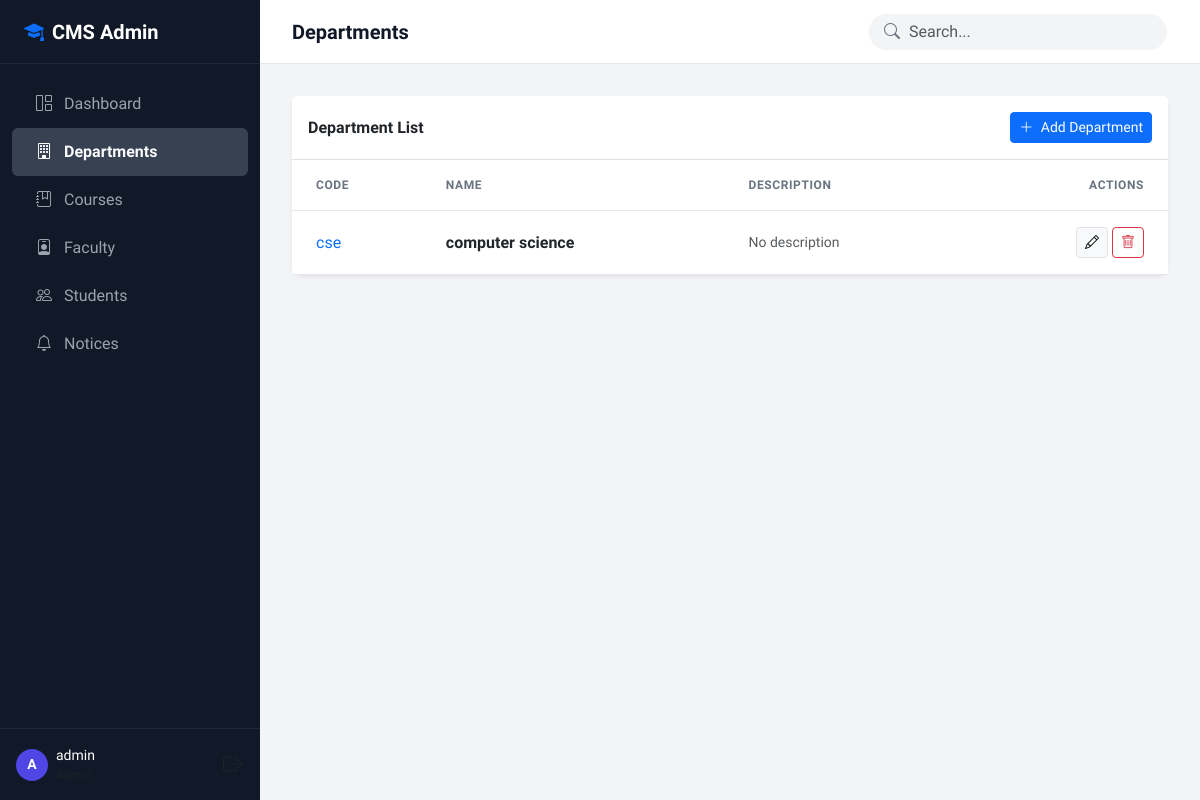
The app's page /departments/ (signed in) with its own data.
### app1/models.py (models this page shows, shortened)
class Department(models.Model):
    name = models.CharField(max_length=100)
    code = models.CharField(max_length=20, unique=True, default='')
    description = models.TextField(blank=True, null=True)

### app1/views.py (the view)
# urls.py: path('departments/', views.DepartmentListView.as_view(), name='department_list'),
class DepartmentListView(BaseListView):
    model = Department
    template_name = 'departments/list.html'
    context_object_name = 'departments'
    def get_queryset(self):
        query = self.request.GET.get('q')
        if query:
            return Department.objects.filter(Q(name__icontains=query) | Q(code__icontains=query))
        return Department.objects.all()

### templates/departments/list.html (shortened to what this page needs)
{% extends 'base.html' %}
{% block page_title %}Departments{% endblock %}
{% block content %}
<div class="card shadow-sm border-0">
    <div class="card-header bg-white border-bottom py-3 d-flex justify-content-between align-items-center">
        <h6 class="mb-0 fw-bold">Department List</h6>
        <a href="{% url 'department_add' %}" class="btn btn-primary btn-sm fw-medium">
            <i class="bi bi-plus-lg me-1"></i> Add Department
        </a>
    </div>
    <div class="card-body p-0">
        <div class="table-responsive">
            <table class="table table-hover align-middle mb-0">
                <thead class="bg-light">
                    <tr>
                        <th class="ps-4">Code</th>
                        <th>Name</th>
                        <th>Description</th>
                        <th class="text-end pe-4">Actions</th>
                    </tr>
                </thead>
                <tbody>
                    {% for dept in departments %}
                    <tr>
                        <td class="ps-4 fw-medium text-primary">{{ dept.code }}</td>
                        <td class="fw-bold">{{ dept.name }}</td>
                        <td class="text-muted small text-truncate" style="max-width: 200px;">{{ dept.description|default:"No description" }}</td>
                        <td class="text-end pe-4">
                            <a href="{% url 'department_edit' dept.pk %}" class="btn btn-sm btn-light border" title="Edit">
                                <i class="bi bi-pencil"></i>
                            </a>
                            <a href="{% url 'department_delete' dept.pk %}" class="btn btn-sm btn-outline-danger" title="Delete">
                                <i class="bi bi-trash"></i>
                            </a>
                        </td>
                    </tr>
                    {% endfor %}
                </tbody>
            </table>
        </div>
    </div>
</div>
{% endblock %}

### templates/base.html (shortened to what this page needs)
<!DOCTYPE html>
<html lang="en">
<head>
    <link href="https://cdn.jsdelivr.net/npm/bootstrap@5.3.0/dist/css/bootstrap.min.css" rel="stylesheet">
    <link rel="stylesheet" href="https://cdn.jsdelivr.net/npm/bootstrap-icons@1.11.1/font/bootstrap-icons.css">
</head>
<body>
    {% if user.is_authenticated %}
    <div id="sidebar">
        <div class="sidebar-brand">
            <i class="bi bi-mortarboard-fill me-2 text-primary"></i> CMS Admin
        </div>
        <div class="nav flex-column py-3 flex-grow-1">
            <a href="{% url 'dashboard' %}" class="nav-link {% if request.resolver_match.url_name == 'dashboard' %}active{% endif %}">
                <i class="bi bi-grid-1x2"></i> Dashboard
            </a>
            <a href="{% url 'department_list' %}" class="nav-link {% if 'department' in request.resolver_match.url_name %}active{% endif %}">
                <i class="bi bi-building"></i> Departments
            </a>
            <a href="{% url 'course_list' %}" class="nav-link {% if 'course' in request.resolver_match.url_name %}active{% endif %}">
                <i class="bi bi-journal-bookmark"></i> Courses
            </a>
            <a href="{% url 'faculty_list' %}" class="nav-link {% if 'faculty' in request.resolver_match.url_name %}active{% endif %}">
                <i class="bi bi-person-badge"></i> Faculty
            </a>
            <a href="{% url 'student_list' %}" class="nav-link {% if 'student' in request.resolver_match.url_name %}active{% endif %}">
                <i class="bi bi-people"></i> Students
            </a>
            <a href="{% url 'notice_list' %}" class="nav-link {% if 'notice' in request.resolver_match.url_name %}active{% endif %}">
                <i class="bi bi-bell"></i> Notices
            </a>
        </div>
        <div class="sidebar-footer">
            <div class="user-info">
                <div class="user-avatar">
                    {{ user.username|make_list|first|upper }}
                </div>
                <div class="d-flex flex-column">
                    <span class="text-white fw-medium small">{{ user.username }}</span>
                    <span class="small text-muted" style="font-size: 0.75rem;">Admin</span>
                </div>
            </div>
            <form action="{% url 'logout' %}" method="post" class="m-0">
                <button type="submit" class="btn btn-link text-muted p-0" title="Logout">
                    <i class="bi bi-box-arrow-right fs-5"></i>
                </button>
            </form>
        </div>
    </div>
    {% endif %}
    <div id="main-wrapper" {% if not user.is_authenticated %}style="margin-left: 0;"{% endif %}>
        {% if user.is_authenticated %}
        <header id="topbar">
            <div class="d-flex align-items-center">
                <h1 class="page-title">{% block page_title %}Dashboard{% endblock %}</h1>
            </div>
            <div class="search-box d-none d-md-block">
                <i class="bi bi-search search-icon"></i>
                <form action="" method="get">
                    <input type="text" name="q" class="form-control" placeholder="Search..." value="{{ request.GET.q }}">
                </form>
            </div>
        </header>
        {% endif %}
        <main id="content">
            {% block content %}{% endblock %}
        </main>
    </div>
</body>
</html>

### templates/base.html (style rules this page uses)
:root { --primary-color: #4F46E5; --primary-hover: #4338CA; --sidebar-bg: #111827; --sidebar-hover: #1F2937; --sidebar-active: #374151; --sidebar-text: #9CA3AF; --sidebar-text-active: #F9FAFB; --bg-color: #F3F4F6; --card-bg: #FFFFFF; --text-main: #111827; --text-muted: #6B7280; --border-color: #E5E7EB; --font-main: 'Plus Jakarta Sans', sans-serif; --font-mono: 'Space Mono', monospace; --sidebar-width: 260px; --topbar-height: 64px; }
body { font-family: var(--font-main); background-color: var(--bg-color); color: var(--text-main); overflow-x: hidden; }
#sidebar { width: var(--sidebar-width); height: 100vh; position: fixed; left: 0; top: 0; background-color: var(--sidebar-bg); color: var(--sidebar-text); z-index: 1000; display: flex; flex-direction: column; transition: all 0.3s; }
.sidebar-brand { height: var(--topbar-height); display: flex; align-items: center; padding: 0 1.5rem; color: white; font-weight: 700; font-size: 1.25rem; border-bottom: 1px solid var(--sidebar-hover); }
.nav-link { color: var(--sidebar-text); padding: 0.75rem 1.5rem; display: flex; align-items: center; gap: 0.75rem; transition: all 0.2s; border-radius: 0.375rem; margin: 0 0.75rem; }
.nav-link.active { color: var(--sidebar-text-active); background-color: var(--sidebar-active); font-weight: 600; }
.sidebar-footer { margin-top: auto; padding: 1rem; border-top: 1px solid var(--sidebar-hover); display: flex; align-items: center; justify-content: space-between; }
.user-info { display: flex; align-items: center; gap: 0.5rem; }
.user-avatar { width: 32px; height: 32px; background-color: var(--primary-color); color: white; border-radius: 50%; display: flex; align-items: center; justify-content: center; font-weight: 600; font-size: 0.875rem; }
#main-wrapper { margin-left: var(--sidebar-width); min-height: 100vh; display: flex; flex-direction: column; transition: all 0.3s; }
#topbar { height: var(--topbar-height); background-color: var(--card-bg); border-bottom: 1px solid var(--border-color); display: flex; align-items: center; justify-content: space-between; padding: 0 2rem; position: sticky; top: 0; z-index: 999; }
.page-title { margin: 0; font-size: 1.25rem; font-weight: 600; }
.search-box { position: relative; width: 300px; }
.search-box input { padding-left: 2.5rem; border-radius: 2rem; background-color: var(--bg-color); border: 1px solid transparent; }
.search-icon { position: absolute; left: 1rem; top: 50%; transform: translateY(-50%); color: var(--text-muted); }
#content { padding: 2rem; flex-grow: 1; }
.card { border: none; border-radius: 0.75rem; box-shadow: 0 1px 3px rgba(0,0,0,0.1); }
.table > :not(caption) > * > * { padding: 1rem; border-bottom-color: var(--border-color); }
.table th { font-weight: 600; color: var(--text-muted); text-transform: uppercase; font-size: 0.75rem; letter-spacing: 0.05em; }

### records on screen
Department: code "cse", name "computer science", description "No description"

### other values on screen
{{ user.username|make_list|first|upper }} "A"
{{ user.username }} "admin"
